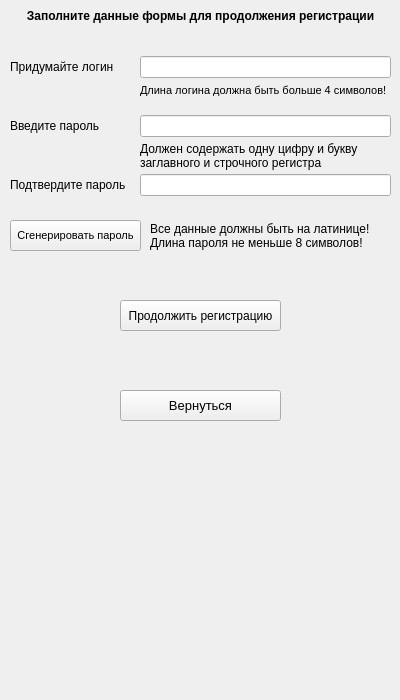
<?xml version="1.0" encoding="UTF-8"?>
<ui version="4.0">
 <class>MainWindow</class>
 <widget class="QMainWindow" name="MainWindow">
  <property name="geometry">
   <rect>
    <x>0</x>
    <y>0</y>
    <width>400</width>
    <height>700</height>
   </rect>
  </property>
  <property name="sizePolicy">
   <sizepolicy hsizetype="Fixed" vsizetype="Fixed">
    <horstretch>0</horstretch>
    <verstretch>0</verstretch>
   </sizepolicy>
  </property>
  <property name="windowTitle">
   <string>Регистрация</string>
  </property>
  <property name="windowIcon">
   <iconset>
    <normaloff>../pictures/Yandex_icon.svg.png</normaloff>../pictures/Yandex_icon.svg.png</iconset>
  </property>
  <widget class="QWidget" name="centralwidget">
   <widget class="QLabel" name="header_label">
    <property name="geometry">
     <rect>
      <x>10</x>
      <y>0</y>
      <width>381</width>
      <height>31</height>
     </rect>
    </property>
    <property name="font">
     <font>
      <family>Arial</family>
      <pointsize>9</pointsize>
      <weight>75</weight>
      <bold>true</bold>
     </font>
    </property>
    <property name="toolTipDuration">
     <number>-3</number>
    </property>
    <property name="text">
     <string>Заполните данные формы для продолжения регистрации</string>
    </property>
    <property name="alignment">
     <set>Qt::AlignCenter</set>
    </property>
   </widget>
   <widget class="QWidget" name="verticalLayoutWidget">
    <property name="geometry">
     <rect>
      <x>10</x>
      <y>40</y>
      <width>121</width>
      <height>171</height>
     </rect>
    </property>
    <layout class="QVBoxLayout" name="verticalLayout">
     <item>
      <widget class="QLabel" name="login_label">
       <property name="font">
        <font>
         <family>Arial</family>
         <pointsize>9</pointsize>
        </font>
       </property>
       <property name="text">
        <string>Придумайте логин</string>
       </property>
      </widget>
     </item>
     <item>
      <widget class="QLabel" name="password_label">
       <property name="font">
        <font>
         <family>Arial</family>
         <pointsize>9</pointsize>
        </font>
       </property>
       <property name="text">
        <string>Введите пароль</string>
       </property>
      </widget>
     </item>
     <item>
      <widget class="QLabel" name="confirm_password_label">
       <property name="font">
        <font>
         <family>Arial</family>
         <pointsize>9</pointsize>
        </font>
       </property>
       <property name="text">
        <string>Подтвердите пароль</string>
       </property>
      </widget>
     </item>
    </layout>
   </widget>
   <widget class="QWidget" name="verticalLayoutWidget_2">
    <property name="geometry">
     <rect>
      <x>140</x>
      <y>40</y>
      <width>251</width>
      <height>171</height>
     </rect>
    </property>
    <layout class="QVBoxLayout" name="verticalLayout_2">
     <property name="spacing">
      <number>30</number>
     </property>
     <property name="leftMargin">
      <number>0</number>
     </property>
     <property name="topMargin">
      <number>9</number>
     </property>
     <property name="bottomMargin">
      <number>5</number>
     </property>
     <item>
      <widget class="QLineEdit" name="login_edit">
       <property name="font">
        <font>
         <family>Arial</family>
         <pointsize>9</pointsize>
        </font>
       </property>
      </widget>
     </item>
     <item>
      <widget class="QLineEdit" name="password_edit">
       <property name="font">
        <font>
         <family>Arial</family>
         <pointsize>9</pointsize>
        </font>
       </property>
      </widget>
     </item>
     <item>
      <widget class="QLineEdit" name="confirm_password_edit">
       <property name="font">
        <font>
         <family>Arial</family>
         <pointsize>9</pointsize>
        </font>
       </property>
      </widget>
     </item>
    </layout>
   </widget>
   <widget class="QPushButton" name="generate_password_button">
    <property name="geometry">
     <rect>
      <x>10</x>
      <y>220</y>
      <width>131</width>
      <height>31</height>
     </rect>
    </property>
    <property name="font">
     <font>
      <family>Arial</family>
      <pointsize>8</pointsize>
     </font>
    </property>
    <property name="text">
     <string>Сгенерировать пароль</string>
    </property>
   </widget>
   <widget class="QLabel" name="memo_label">
    <property name="geometry">
     <rect>
      <x>150</x>
      <y>220</y>
      <width>241</width>
      <height>31</height>
     </rect>
    </property>
    <property name="font">
     <font>
      <family>Arial</family>
      <pointsize>9</pointsize>
     </font>
    </property>
    <property name="text">
     <string>Все данные должны быть на латинице!
Длина пароля не меньше 8 символов!</string>
    </property>
   </widget>
   <widget class="QPushButton" name="next_stage_button">
    <property name="geometry">
     <rect>
      <x>120</x>
      <y>300</y>
      <width>161</width>
      <height>31</height>
     </rect>
    </property>
    <property name="font">
     <font>
      <family>Arial</family>
      <pointsize>9</pointsize>
     </font>
    </property>
    <property name="text">
     <string>Продолжить регистрацию</string>
    </property>
   </widget>
   <widget class="QLabel" name="image_label">
    <property name="geometry">
     <rect>
      <x>-10</x>
      <y>530</y>
      <width>511</width>
      <height>121</height>
     </rect>
    </property>
    <property name="text">
     <string/>
    </property>
   </widget>
   <widget class="QLabel" name="error_label">
    <property name="geometry">
     <rect>
      <x>60</x>
      <y>340</y>
      <width>281</width>
      <height>41</height>
     </rect>
    </property>
    <property name="font">
     <font>
      <family>Arial</family>
      <pointsize>8</pointsize>
      <weight>75</weight>
      <bold>true</bold>
     </font>
    </property>
    <property name="text">
     <string/>
    </property>
   </widget>
   <widget class="QPushButton" name="previous_window_button">
    <property name="geometry">
     <rect>
      <x>120</x>
      <y>390</y>
      <width>161</width>
      <height>31</height>
     </rect>
    </property>
    <property name="font">
     <font>
      <family>Arial</family>
      <pointsize>10</pointsize>
     </font>
    </property>
    <property name="text">
     <string>Вернуться</string>
    </property>
   </widget>
   <widget class="QLabel" name="memo_login_label">
    <property name="geometry">
     <rect>
      <x>140</x>
      <y>80</y>
      <width>251</width>
      <height>21</height>
     </rect>
    </property>
    <property name="font">
     <font>
      <family>Arial</family>
      <pointsize>8</pointsize>
      <weight>50</weight>
      <bold>false</bold>
     </font>
    </property>
    <property name="text">
     <string>Длина логина должна быть больше 4 символов!</string>
    </property>
   </widget>
   <widget class="QLabel" name="memo_password_label">
    <property name="geometry">
     <rect>
      <x>140</x>
      <y>135</y>
      <width>251</width>
      <height>41</height>
     </rect>
    </property>
    <property name="font">
     <font>
      <family>Arial</family>
      <pointsize>9</pointsize>
      <weight>50</weight>
      <bold>false</bold>
     </font>
    </property>
    <property name="text">
     <string>Должен содержать одну цифру и букву
заглавного и строчного регистра</string>
    </property>
   </widget>
  </widget>
  <widget class="QMenuBar" name="menubar">
   <property name="geometry">
    <rect>
     <x>0</x>
     <y>0</y>
     <width>400</width>
     <height>21</height>
    </rect>
   </property>
  </widget>
 </widget>
 <resources/>
 <connections/>
</ui>
